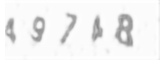
#> input picture Solving_CAPTCHA_GAN_CNN/process_tool/img1.png, 160 x 60 px, given as the content of the folder /home/ning_a/Desktop/CAPTCHA/dark_web_captcha/rescator_me/, which was not available
$ jupyter execute --allow-errors Rescator_2_Test.ipynb   (older library calls are emulated)
#> lines starting #> are read from the running program, lines starting #| are printed output that depends on the picture; after the words box and inside, x2 and y2 are one past the last pixel; in counts of white or black regions, pixels touching at a corner belong together; pictures that were not available may be replaced by others from this repository, and a replacement may not be noted
#> further down, img is the input picture: shape (60, 160, 3); min 136, max 255, mean 241
#> `img_aft = cv.normalize(img, n_img, 0,255,cv.NORM_MINMAX)`:
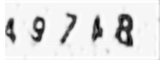
#> img_aft: shape (60, 160, 3); min 0, max 255, mean 224.8
#> `ret, thresh = cv.threshold(gray,0,255,cv.THRESH_BINARY_INV+cv.THRESH_O..`:
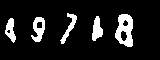
#> thresh: shape (60, 160); 11.4% white; 5 white regions, box (x1, y1, x2, y2) and area: (115, 14, 133, 47) 393, (31, 17, 45, 42) 205, (92, 16, 103, 41) 178, (60, 13, 77, 44) 159, (5, 18, 16, 43) 156
#> `ret, thresh = cv.threshold(gray,0,255,cv.THRESH_BINARY_INV+cv.THRESH_O..`: ret = 161
#> `ret, thresh_reverse = cv.threshold(gray,0,255,cv.THRESH_OTSU)`: thresh_reverse: shape (60, 160); 88.6% white; 5 black regions
#> `im2,contours,hierarchy = cv.findContours(thresh,cv.RETR_EXTERNAL,cv.CH..`: contours = 5 contours; box (x1, y1, x2, y2) and area: (115, 14, 133, 47) 418, (31, 17, 45, 42) 200, (92, 16, 103, 41) 150, (5, 18, 16, 43) 137, (60, 13, 77, 44) 122
#> the loop `for i in contours:` made 5 passes
#> after the loop `for i in contours:`: cur_contours = [[5, 18, 11, 25], [31, 17, 14, 25], [92, 16, 11, 25], [115, 14, 18, 33], [60, 13, 17, 31]]
#> `contours = sorted(cur_contours, key=operator.itemgetter(0))`: contours = [[5, 18, 11, 25], [31, 17, 14, 25], [60, 13, 17, 31], [92, 16, 11, 25], [115, 14, 18, 33]]
#> `x = contours[i][0]`: x = 5
#> `y = contours[i][1]`: y = 18
#> `w = contours[i][2]`: w = 11
#> `h = contours[i][3]`: h = 25
#> `newimage = cv.resize(newimage,(30, 60), interpolation = cv.INTER_CUBIC)`:
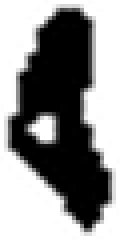
#> newimage: shape (60, 30) (shown 4 times larger); min 0, max 255, mean 141.6
#> `cv.rectangle(temp_img, (x,y), (x+w,y+h), (153,153,0), 1)`:
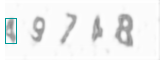
#> temp_img: shape (60, 160, 3); 0.75% of pixels changed, all inside (x1, y1, x2, y2) = (5, 18, 17, 44)
#> `filter_containor = []`: filter_containor = []
#> `cv.imwrite( "temp2.jpg",img_temp[:,i*32:i*32+32])`:
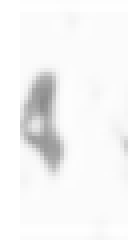
#> saved as temp2.jpg: shape (60, 32, 3) (shown 4 times larger); min 139, max 255, mean 244.4
[cell 1]
import torch
from torch.autograd import Variable
import torch.nn as nn
import captcha_setting
import operator
import torchvision.transforms as transforms
from PIL import Image
import cv2 as cv
import os
from matplotlib import pyplot as plt
import numpy as np
import copy
#for eachimg in filter_containor:
class CNN(nn.Module):
    # [44 lines left out: functions __init__, forward, not called in this run]
#> (the rest of this cell did not finish here and is left out)

[cell 2]
root_path = '/home/ning_a/Desktop/CAPTCHA/dark_web_captcha/rescator_me/'
img_list = os.listdir(root_path)
correct = 0
total = 0
#> (the rest of this cell did not finish here and is left out)
